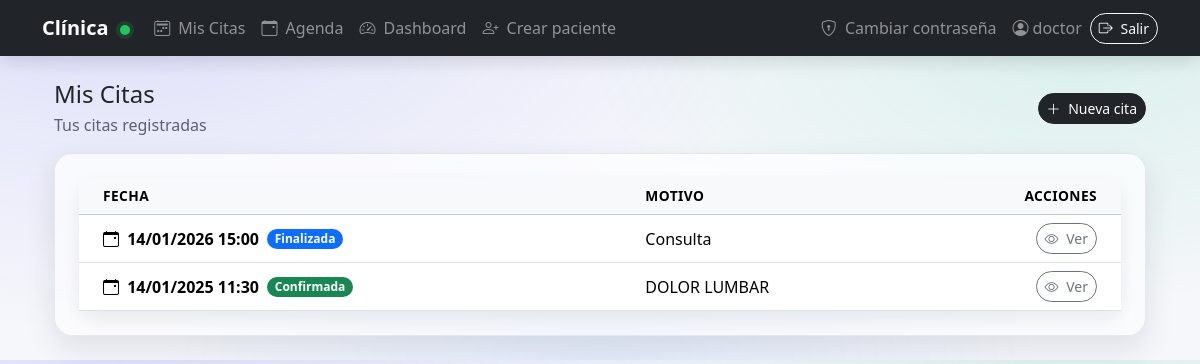
/appointments/my/ (signed in), run on the app's committed database.
### appointments/models.py (models this page shows, shortened)
class Appointment(models.Model):
    STATUS_CHOICES = [
        ("PENDING", "Pendiente"),
        ("CONFIRMED", "Confirmada"),
        ("CANCELLED", "Cancelada"),
        ("DONE", "Finalizada"),
    ]
    patient = models.ForeignKey(Patient, on_delete=models.PROTECT, related_name="appointments")
    doctor = models.ForeignKey(settings.AUTH_USER_MODEL, on_delete=models.PROTECT, related_name="doctor_appointments")
    start_time = models.DateTimeField()
    end_time = models.DateTimeField()
    reason = models.CharField(max_length=255, blank=True)
    status = models.CharField(max_length=20, choices=STATUS_CHOICES, default="PENDING")
    created_at = models.DateTimeField(auto_now_add=True)
    class Meta:
        ordering = ["-start_time"]

### appointments/views.py (the view)
# urls.py: path("my/", views.my_appointments, name="my_appointments"),
@login_required
def my_appointments(request):
    is_patient = _is_patient(request.user)
    if is_patient:
        qs = Appointment.objects.filter(
            patient=request.user.patient_profile
        ).order_by("-start_time")
    else:
        qs = Appointment.objects.all().order_by("-start_time")
    return render(
        request,
        "appointments/my_appointments.html",
        {"appointments": qs, "is_patient": is_patient},
    )

### accounts/templatetags/user_extras.py (called while the page is built)
@register.filter
def has_patient_profile(user):
    return hasattr(user, "patient_profile")

### appointments/views.py (called while the page is built)
def _is_patient(user) -> bool:
    return hasattr(user, "patient_profile")

### appointments/templates/appointments/my_appointments.html (shortened to what this page needs)
{% extends "base.html" %}
{% load user_extras %}
{% block content %}
<div class="container">
  <div class="d-flex align-items-center justify-content-between mb-3">
    <div>
      <h1 class="h4 mb-1">Mis Citas</h1>
      <div class="muted">Tus citas registradas</div>
    </div>
    {% if not user|has_patient_profile %}
      <a href="{% url 'appointment_create' %}" class="btn btn-dark btn-sm btn-pill">
        <i class="bi bi-plus-lg me-1"></i> Nueva cita
      </a>
    {% endif %}
  </div>
  <div class="panel-glass p-3 p-md-4">
    <div class="card card-soft border-0">
      <div class="card-body p-0">
        <div class="table-responsive">
          <table class="table align-middle mb-0">
            <thead class="table-light">
              <tr>
                <th class="ps-4">Fecha</th>
                <th>Motivo</th>
                <th class="text-end pe-4">Acciones</th>
              </tr>
            </thead>
            <tbody>
              {% for appointment in appointments %}
                <tr>
                  <td class="ps-4">
                    <div class="d-flex align-items-center gap-2 flex-wrap">
                      <span class="fw-semibold">
                        <i class="bi bi-calendar-event me-1"></i>
                        {{ appointment.start_time|date:"d/m/Y H:i" }}
                      </span>
                      {% if appointment.status == "CONFIRMED" %}
                        <span class="badge bg-success">Confirmada</span>
                      {% elif appointment.status == "PENDING" %}
                        <span class="badge bg-warning text-dark">Pendiente</span>
                      {% elif appointment.status == "CANCELLED" %}
                        <span class="badge bg-danger">Cancelada</span>
                      {% elif appointment.status == "DONE" %}
                        <span class="badge bg-primary">Finalizada</span>
                      {% else %}
                        <span class="badge text-bg-light border">{{ appointment.status }}</span>
                      {% endif %}
                    </div>
                  </td>
                  <td class="text-break">{{ appointment.reason|default:"—" }}</td>
                  <td class="text-end pe-4">
                    <a href="{% url 'appointment_detail' appointment.id %}"
                       class="btn btn-outline-secondary btn-sm btn-pill">
                      <i class="bi bi-eye me-1"></i> Ver
                    </a>
                  </td>
                </tr>
              {% endfor %}
            </tbody>
          </table>
        </div>
      </div>
    </div>
  </div>
</div>
{% endblock %}

### templates/base.html (shortened to what this page needs)
{% load user_extras %}
<!doctype html>
<html lang="es">
  <head>
    <link href="https://cdn.jsdelivr.net/npm/bootstrap@5.3.3/dist/css/bootstrap.min.css" rel="stylesheet">
    <link href="https://cdn.jsdelivr.net/npm/bootstrap-icons@1.11.3/font/bootstrap-icons.min.css" rel="stylesheet">
  </head>
  <body>
    <nav class="navbar navbar-expand-lg navbar-dark bg-dark">
      <div class="container">
        <a class="navbar-brand fw-semibold" href="{% url 'home' %}">
          Clínica <span class="brand-dot"></span>
        </a>
        <div class="collapse navbar-collapse" id="nav">
          <ul class="navbar-nav me-auto">
            {% if user.is_authenticated %}
              <li class="nav-item">
                <a class="nav-link" href="{% url 'my_appointments' %}">
                  <i class="bi bi-calendar2-week me-1"></i> Mis Citas
                </a>
              </li>
              {% if not user|has_patient_profile %}
                <li class="nav-item">
                  <a class="nav-link" href="{% url 'doctor_agenda' %}">
                    <i class="bi bi-calendar-event me-1"></i> Agenda
                  </a>
                </li>
                <li class="nav-item">
                  <a class="nav-link" href="{% url 'doctor_dashboard' %}">
                    <i class="bi bi-speedometer2 me-1"></i> Dashboard
                  </a>
                </li>
                <li class="nav-item">
                  <a class="nav-link" href="{% url 'patient_create' %}">
                    <i class="bi bi-person-plus me-1"></i> Crear paciente
                  </a>
                </li>
              {% else %}
                <li class="nav-item">
                  <a class="nav-link" href="{% url 'patient_history' %}">
                    <i class="bi bi-clock-history me-1"></i> Historial
                  </a>
                </li>
              {% endif %}
            {% endif %}
          </ul>
          <ul class="navbar-nav ms-auto align-items-lg-center gap-lg-2">
            {% if user.is_authenticated %}
              <li class="nav-item">
                <a class="nav-link" href="{% url 'password_change' %}">
                  <i class="bi bi-shield-lock me-1"></i> Cambiar contraseña
                </a>
              </li>
              <li class="nav-item">
                <span class="navbar-text text-white-50">
                  <i class="bi bi-person-circle me-1"></i>{{ user.username }}
                </span>
              </li>
              <li class="nav-item">
                <form method="post" action="{% url 'logout' %}" class="m-0">
                  <button class="btn btn-outline-light btn-sm btn-pill" type="submit">
                    <i class="bi bi-box-arrow-right me-1"></i> Salir
                  </button>
                </form>
              </li>
            {% else %}
              <li class="nav-item">
                <a class="nav-link link-muted" href="{% url 'login' %}">
                  <i class="bi bi-box-arrow-in-right me-1"></i> Entrar
                </a>
              </li>
            {% endif %}
          </ul>
        </div>
      </div>
    </nav>
    <main class="container py-4">
      {% block content %}{% endblock %}
    </main>
  </body>
</html>

### templates/base.html (style rules this page uses)
:root { --glass: rgba(255,255,255,.72); --glass2: rgba(255,255,255,.52); --stroke: rgba(17,24,39,.08); --shadow: 0 12px 30px rgba(17,24,39,.10); --shadow2: 0 8px 18px rgba(17,24,39,.08); }
body { background: radial-gradient(1200px 600px at 10% 0%, rgba(99,102,241,.16), transparent 55%), radial-gradient(900px 500px at 90% 10%, rgba(16,185,129,.12), transparent 55%), radial-gradient(800px 400px at 50% 100%, rgba(59,130,246,.10), transparent 55%), #f6f7fb; }
.navbar { box-shadow: 0 6px 18px rgba(0,0,0,.12); }
.navbar .nav-link { opacity:.92; }
.brand-dot { width:10px; height:10px; border-radius:999px; background:#22c55e; display:inline-block; margin-left:.4rem; box-shadow:0 0 0 4px rgba(34,197,94,.15); }
.muted { color: rgba(17,24,39,.65); }
.panel-glass { background: linear-gradient(180deg, var(--glass), var(--glass2)); border: 1px solid var(--stroke); border-radius: 18px; box-shadow: var(--shadow); backdrop-filter: blur(10px); }
.card-soft { border-radius: 16px; box-shadow: var(--shadow2); }
.btn-pill { border-radius: 999px; }
.table thead th { font-size:.86rem; text-transform: uppercase; letter-spacing:.03em; }
.badge { border-radius: 999px; }

### data on the page
Appointment: start_time "14/01/2026 15:00", status "Finalizada", reason "Consulta"
Appointment: start_time "14/01/2025 11:30", status "Confirmada", reason "DOLOR LUMBAR"

### other printed values
{{ user.username }} "doctor"
